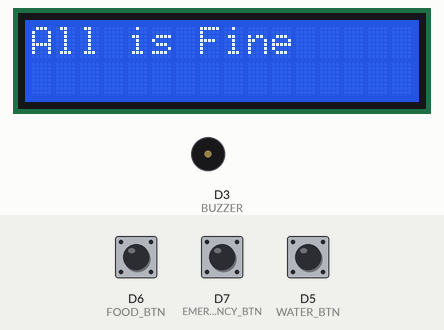
Bench run of a sketch on a simulated ESP8266 (NodeMCU). Shown: 16×2 character LCD, buzzer (waves = sounding). The test bench sets the inputs (shaded band); at power-on: D6 (FOOD_BTN) HIGH, D7 (EMERGENCY_BTN) HIGH, D5 (WATER_BTN) HIGH.

Above: at 1.2 s.
1.3 s: D6 (FOOD_BTN) pulled LOW for 0.15 s
At 2.1 s:
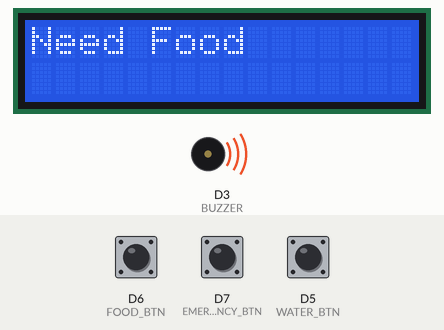
3.8 s: D7 (EMERGENCY_BTN) pulled LOW for 0.15 s
At 5.0 s:
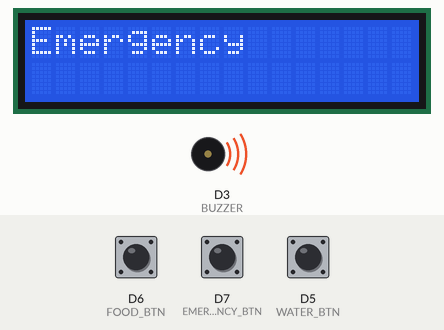
6.9 s: D5 (WATER_BTN) pulled LOW for 0.15 s
At 7.4 s:
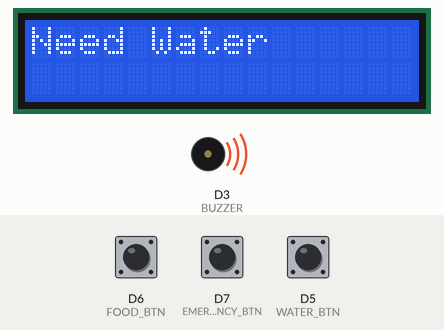
9.0 s: D5 (WATER_BTN) pulled LOW for 3.2 s
13.8 s: D6 (FOOD_BTN) pulled LOW for 1 s
At 14.8 s:
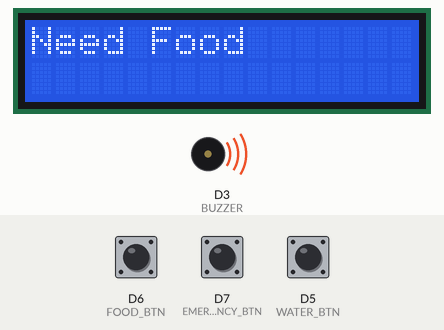
Timing chart, 0 to 16.8 s (numbered marks = the images above; inputs shaded):
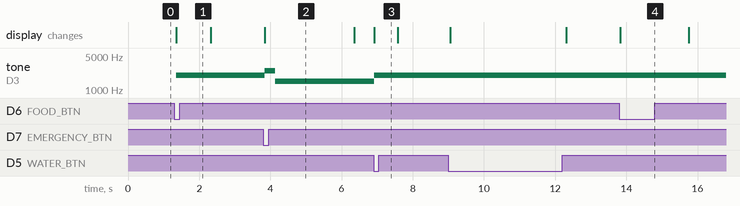

Measured:
- after the input at 1.3 s, tone on D3 (BUZZER): silent → 2000 Hz after 0.06 s; the display: changes after 0.06 s (image 1)
- after the input at 3.8 s, tone on D3 (BUZZER): 2000 Hz → 2500 Hz at once, → 1500 Hz 0.30 s later; the display: changes at once (image 2)
- after the input at 6.9 s, tone on D3 (BUZZER): 1500 Hz → 2000 Hz at once; the display: changes at once (image 3)
- after the input at 13.8 s, the display: changes at once (image 4)

The sketch:

Smart_Gloves.ino
```cpp
#include <ESP8266WiFi.h>
#include <ESP8266WebServer.h>
#include <DNSServer.h>
#include <Wire.h>
#include <LiquidCrystal_I2C.h>

LiquidCrystal_I2C lcd(0x27, 16, 2);//D1 WITH SCL AND D2 WITH SDA

// Buttons
#define WATER_BTN D5
#define FOOD_BTN D6
#define EMERGENCY_BTN D7

// Buzzer
#define BUZZER D3

ESP8266WebServer server(80);
DNSServer dnsServer;

String webStatus = "All is Fine";
unsigned long statusTime = 0;

const byte DNS_PORT = 53;
String lastMessage = "All is Fine";

// ---------- LCD ----------
void showMessage(String msg) {
  if (msg != lastMessage) {
    lcd.clear();
    lcd.setCursor(0, 0);
    lcd.print(msg);
    lastMessage = msg;
  }
}

// ---------- Buzzer ----------
void waterBeep() {
  for (int i = 0; i < 2; i++) {
    tone(BUZZER, 2000);
    delay(150);
    noTone(BUZZER);
    delay(150);
  }
}

void foodBeep() {
  for (int i = 0; i < 3; i++) {
    tone(BUZZER, 2000);
    delay(150);
    noTone(BUZZER);
    delay(150);
  }
}

void emergencyBeep() {
  while (digitalRead(EMERGENCY_BTN) == LOW) {
    tone(BUZZER, 2500);
    delay(150);
    noTone(BUZZER);
    delay(150);

    tone(BUZZER, 1500);
    delay(2000);
    noTone(BUZZER);
    delay(150);

    dnsServer.processNextRequest();
    server.handleClient();
  }
}

// ---------- Web Page ----------
String webpage() {
  String html = R"====(
<!DOCTYPE html>
<html>
<head>
<meta name="viewport" content="width=device-width, initial-scale=1">
<title>Smart Glove</title>
<style>
body{
font-family:Arial;
background:#0f172a;
color:white;
text-align:center;
margin:0;
padding:20px;
}
.card{
max-width:500px;
margin:auto;
padding:25px;
border-radius:20px;
background:#1e293b;
box-shadow:0 0 20px rgba(0,0,0,.4);
}
.status{
font-size:32px;
font-weight:bold;
padding:30px;
border-radius:15px;
margin-top:20px;
}
.green{background:#16a34a;}
.blue{background:#2563eb;}
.orange{background:#ea580c;}
.red{
background:#dc2626;
animation:blink 1s infinite;
}
@keyframes blink{
50%{opacity:.5;}
}
</style>
</head>
<body>
<div class="card">
<h1> Smart Glove</h1>
<div id="status" class="status">Loading...</div>
</div>

<script>
function updateStatus(){
fetch('/status')
.then(r=>r.text())
.then(t=>{
let s=document.getElementById('status');
s.innerHTML=t;

if(t.includes('Fine')) s.className='status green';
else if(t.includes('Water')) s.className='status blue';
else if(t.includes('Food')) s.className='status orange';
else s.className='status red';
});
}
setInterval(updateStatus,20);
updateStatus();
</script>
</body>
</html>
)====";
  return html;
}

// ---------- Handlers ----------
void handleRoot() {
  server.send(200, "text/html", webpage());
}

void handleStatus() {
 server.send(200, "text/plain", webStatus);
}

void captivePortal() {
  server.sendHeader("Location", String("http://") + WiFi.softAPIP().toString(), true);
  server.send(302, "text/plain", "");
}

// ---------- Setup ----------
void setup() {
  lcd.init();
  lcd.backlight();

  pinMode(WATER_BTN, INPUT_PULLUP);
  pinMode(FOOD_BTN, INPUT_PULLUP);
  pinMode(EMERGENCY_BTN, INPUT_PULLUP);

  pinMode(BUZZER, OUTPUT);

  lcd.clear();
  lcd.print("Starting...");

  WiFi.mode(WIFI_AP);
  WiFi.softAP("Smart Glove");

  dnsServer.start(DNS_PORT, "*", WiFi.softAPIP());

  server.on("/", handleRoot);
  server.on("/status", handleStatus);

  server.on("/generate_204", captivePortal); // Android
  server.on("/hotspot-detect.html", captivePortal); // Apple
  server.on("/fwlink", captivePortal); // Windows
  server.onNotFound(captivePortal);

  server.begin();

  lastMessage = "All is Fine";
  lcd.clear();
  lcd.print("All is Fine");
}

// ---------- Loop ----------
void loop() {
  dnsServer.processNextRequest();
  server.handleClient();

 if (digitalRead(WATER_BTN) == LOW)
{
    webStatus = "Need Water";
    statusTime = millis();

    showMessage("Need Water");

    server.handleClient();
    dnsServer.processNextRequest();

    waterBeep();
}
  else if (digitalRead(FOOD_BTN) == LOW)
{
    webStatus = "Need Food";
    statusTime = millis();

    showMessage("Need Food");

    server.handleClient();
    dnsServer.processNextRequest();

    foodBeep();
}
  else if (digitalRead(EMERGENCY_BTN) == LOW)
{
    webStatus = "Emergency";
    statusTime = millis();

    showMessage("Emergency");

    server.handleClient();
    dnsServer.processNextRequest();

    emergencyBeep();
}
  else {
     webStatus = "All is Fine";
    showMessage("All is Fine");
  }

  delay(50);
}
```
